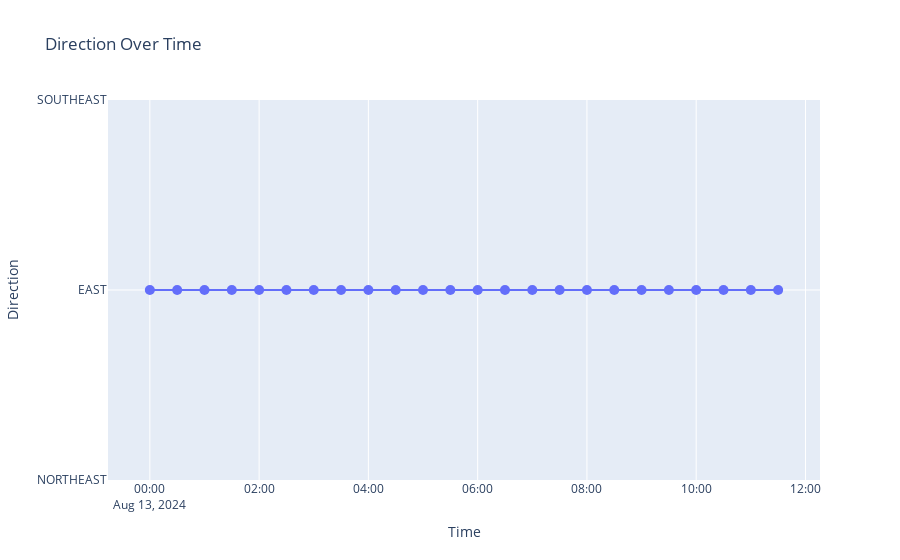

Write notebook code for a chart like this one.
### Code cell
import plotly.graph_objects as go

# Define the full set of possible directions
all_directions = ['NORTH', 'NORTHEAST', 'EAST', 'SOUTHEAST', 'SOUTH', 'SOUTHWEST', 'WEST', 'NORTHWEST']

# Create a mapping from direction to numerical codes
direction_mapping = {direction: i for i, direction in enumerate(all_directions)}

# Map the directions in the dataframe to these codes
df_dir['direction_code'] = df_dir['direction_string'].map(direction_mapping)

# Create the plotly figure
fig = go.Figure()

# Add the line with markers
fig.add_trace(go.Scatter(
    x=df_dir.index,
    y=df_dir['direction_code'],
    mode='lines+markers',
    marker=dict(size=10),
    line=dict(width=2),
    text=df_dir['direction_string'],  # Hover text will show the direction
    hoverinfo='text'
))

# Update layout for the figure
fig.update_layout(
    title='Direction Over Time',
    xaxis_title='Time',
    yaxis_title='Direction',
    yaxis=dict(
        tickvals=[0, 1, 2, 3, 4, 5, 6, 7],  # Corresponding codes for NORTH, EAST, SOUTH, WEST
        ticktext=all_directions,  # Explicitly set tick labels
    ),
    hovermode='x unified',
    # template='plotly'
)

# Show the figure
fig.show()

### Figure 1 — Plotly figure (JSON) as saved in the notebook; plotly's stock layout.template omitted (floating-point values rounded to 4 significant figures)
{"data": [{"hoverinfo": "text", "line": {"width": 2}, "marker": {"size": 10}, "mode": "lines+markers", "text": ["EAST", "EAST", "EAST", "EAST", "EAST", "EAST", "EAST", "EAST", "EAST", "EAST", "EAST", "EAST", "EAST", "EAST", "EAST", "EAST", "EAST", "EAST", "EAST", "EAST", "EAST", "EAST", "EAST", "EAST"], "type": "scatter", "x": ["2024-08-13T00:00:00", "2024-08-13T00:30:00", "2024-08-13T01:00:00", "2024-08-13T01:30:00", "2024-08-13T02:00:00", "2024-08-13T02:30:00", "2024-08-13T03:00:00", "2024-08-13T03:30:00", "2024-08-13T04:00:00", "2024-08-13T04:30:00", "2024-08-13T05:00:00", "2024-08-13T05:30:00", "2024-08-13T06:00:00", "2024-08-13T06:30:00", "2024-08-13T07:00:00", "2024-08-13T07:30:00", "2024-08-13T08:00:00", "2024-08-13T08:30:00", "2024-08-13T09:00:00", "2024-08-13T09:30:00", "2024-08-13T10:00:00", "2024-08-13T10:30:00", "2024-08-13T11:00:00", "2024-08-13T11:30:00"], "y": [2, 2, 2, 2, 2, 2, 2, 2, 2, 2, 2, 2, 2, 2, 2, 2, 2, 2, 2, 2, 2, 2, 2, 2]}], "layout": {"hovermode": "x unified", "title": {"text": "Direction Over Time"}, "xaxis": {"title": {"text": "Time"}}, "yaxis": {"ticktext": ["NORTH", "NORTHEAST", "EAST", "SOUTHEAST", "SOUTH", "SOUTHWEST", "WEST", "NORTHWEST"], "tickvals": [0, 1, 2, 3, 4, 5, 6, 7], "title": {"text": "Direction"}}}}
